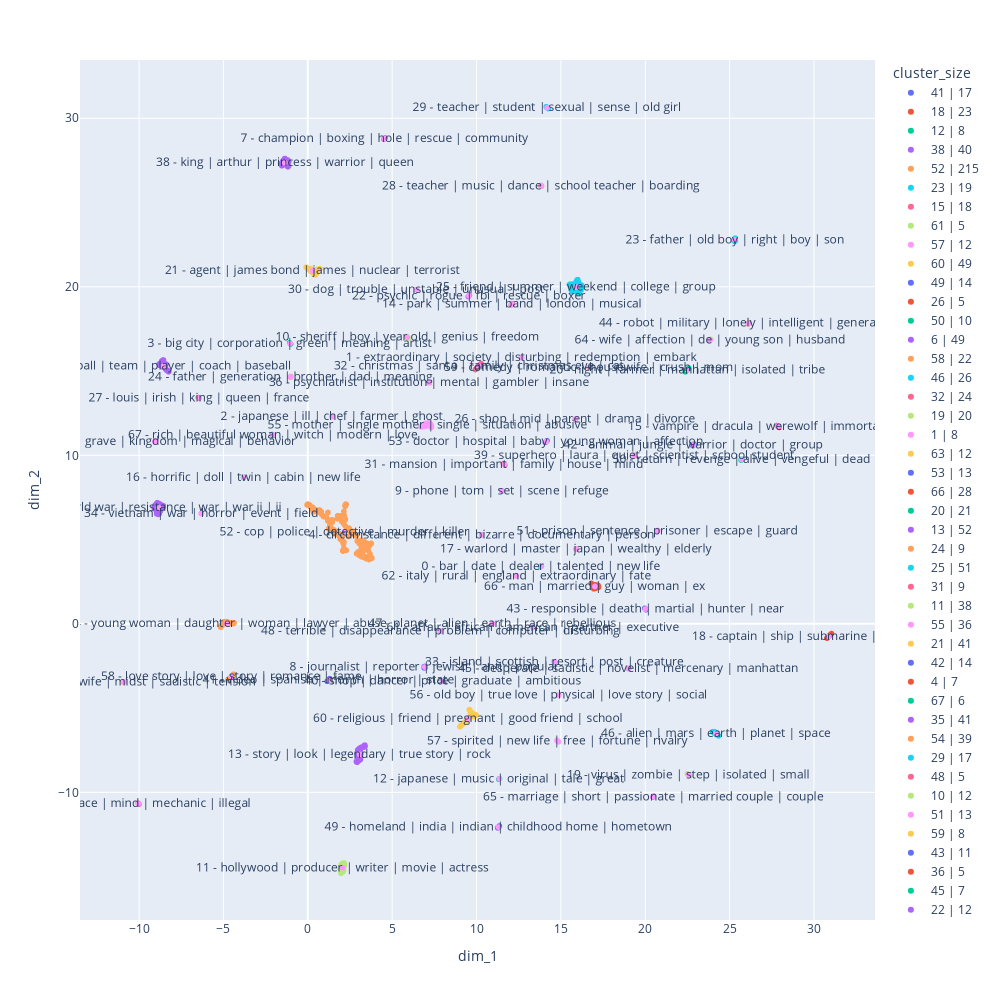

The notebook cell saved with this chart:
### Code cell
# Visualize the clusters. It is adviced to choose less that 5 terms - top_terms = 5 - to avoid overchanging the Figure

fig = model.visualize_clusters(search=None, width=1000, height=1000, fit_clusters=True, density_plot=False)
fig.show()
